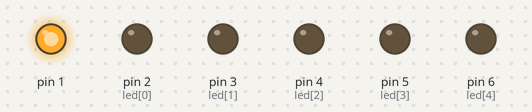
The sketch below on a simulated Arduino Uno, built with avr-gcc and run on an emulated ATmega328P. Shown: output pins drawn as LEDs (lit = HIGH).

Above: at 0.12 s.
At 0.62 s:
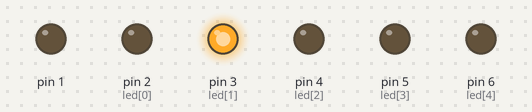
At 1.12 s:
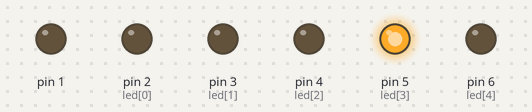
At 2.87 s:
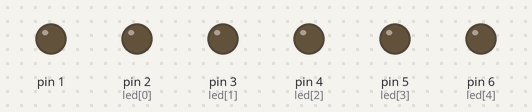
Timing chart, 0 to 3.5 s (numbered marks = the images above):
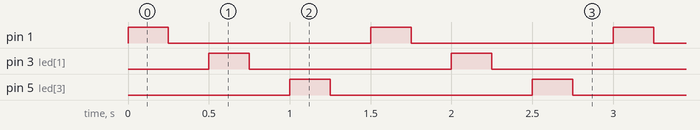

Measured:
- by itself, pin 1, pin 3 (led[1]), pin 5 (led[3]): alternates HIGH for 0.25 s and LOW for 1.3 s
- by itself, everything shown: repeats every 1.5 s, in 6 steps

The sketch:

lab1a.ino
```cpp
// C++ code
//
void setup()
{
  int led[]={2,3,4,5,6};
  for(int i=0;i<=5;i++){
    pinMode(led[i],OUTPUT);
}
}
void loop()
{
  for(int i=1;i<=5;i++){
    if(i%2!=0){
  digitalWrite(i,HIGH);
  delay(250);
  digitalWrite(i,LOW);
  delay(250);
  }
  }
}
```
